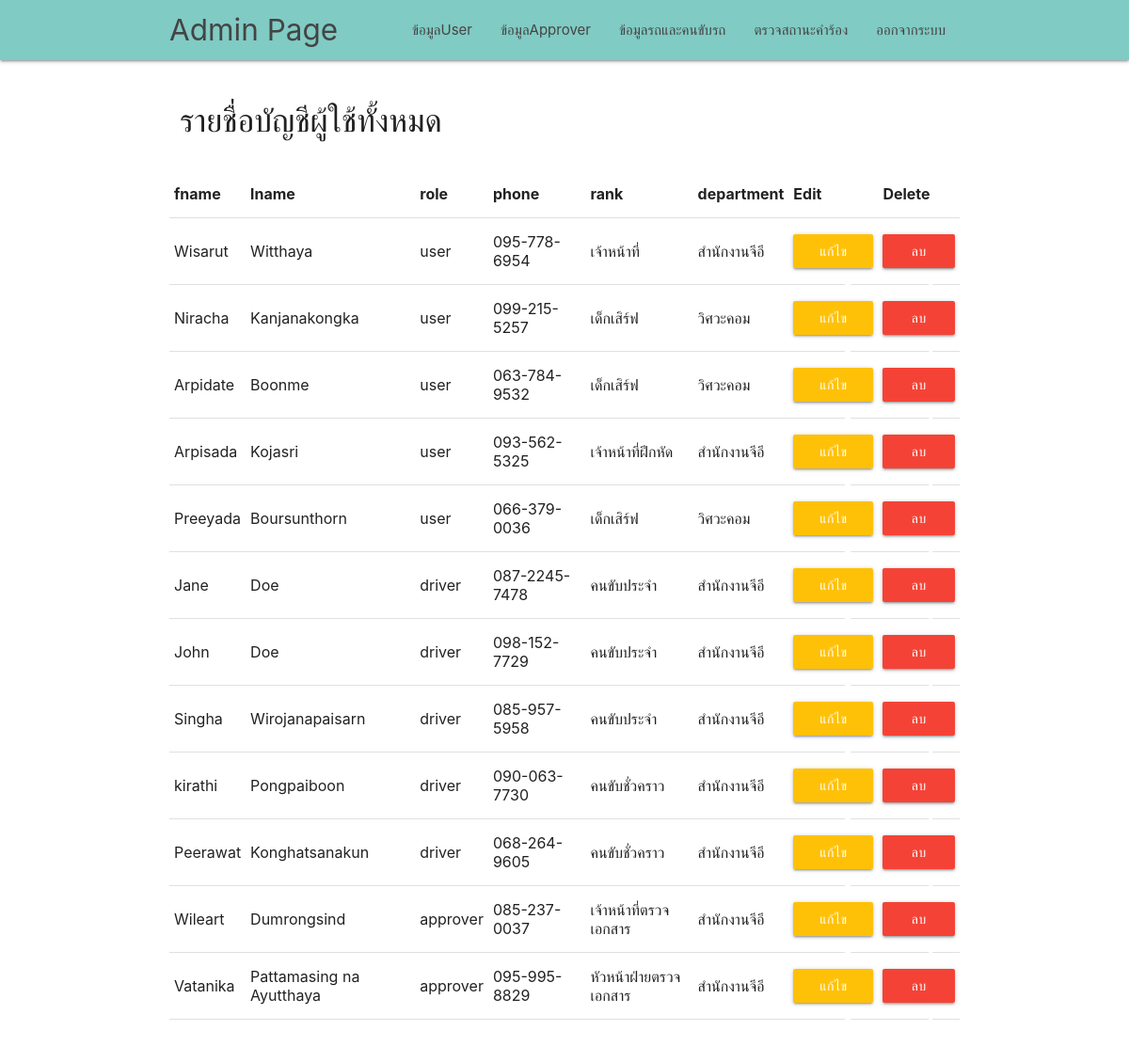
The app's page /admin/admin_page.php?alert=1 (signed in) with its own data.
### tables this page shows
CREATE TABLE `user` (
  `id` varchar(255) NOT NULL,
  `password` text NOT NULL,
  `fname` text NOT NULL,
  `lname` text NOT NULL,
  `role` text NOT NULL,
  `email` text NOT NULL,
  `phone` text NOT NULL,
  `rank` text NOT NULL,
  `department` text NOT NULL
);

### admin/admin_page.php (the view, shortened to what this page needs)
<?php
require './../server.php';
$sql = "SELECT * FROM user WHERE user.role != 'admin' ORDER BY user.role DESC";
$result = mysqli_query($connect, $sql);
?>
<!DOCTYPE html>
<html lang="en">
<head>
    <link href="../css/materialize.css" type="text/css" rel="stylesheet" media="screen,projection" />
    <link href="../css/style.css" type="text/css" rel="stylesheet" media="screen,projection" />
</head>
<body>
    <nav class="teal lighten-3" role="navigation">
        <div class="nav-wrapper container">
            <a id="logo-container" href="admin_page.php" class="brand-logo">Admin Page</a>
            <ul class="right hide-on-med-and-down">
                <li><a href="show_user.php">ข้อมูลUser</a></li>
                <li><a href="show_approver.php">ข้อมูลApprover</a></li>
                <li><a href="show_driver_car.php">ข้อมูลรถและคนขับรถ</a></li>
                <li><a href="#">ตรวจสถานะคำร้อง</a></li>
                <li><a href="../login.php">ออกจากระบบ</a></li>
            </ul>
        </div>
    </nav>
    <div class="container">
        <br>
        <div class="row">
            <div class="col 6">
                <h4>รายชื่อบัญชีผู้ใช้ทั้งหมด</h4>
            </div>
            <br>
        </div>
        <table class="responsive-table">
            <thead>
                <tr>
                    <th>fname</th>
                    <th>lname</th>
                    <th>role</th>
                    <th>phone</th>
                    <th>rank</th>
                    <th>department</th>
                    <th>Edit</th>
                    <th>Delete</th>
                </tr>
            </thead>
            <tbody>
                <?php while ($row = mysqli_fetch_array($result)) {  ?>
                    <tr>
                        <td><?php echo $row['fname'] ?></td>
                        <td><?php echo $row['lname'] ?></td>
                        <td><?php echo $row['role'] ?></td>
                        <td><?php echo $row['phone'] ?></td>
                        <td><?php echo $row['rank'] ?></td>
                        <td><?php echo $row['department'] ?></td>
                        <td>
                            <a>
                                <button type="submit" form="ee" class="btn amber darken-4-effect amber darken-4-light">แก้ไข
                                    <i class="material-icons right">border_color</i>
                                </button>
                            </a>
                        </td>
                        <td>
                            <a>
                                <button id="lob" type="submit" form="ee" class="btn red accent-4-effect red accent-4-light">ลบ
                                    <i class="material-icons right">close</i>
                                </button>
                            </a>
                        </td>
                    </tr>
                <?php } ?>
            </tbody>
        </table>
        <br><br><br>
    </div>
</body>
</html>

### css/style.css (style rules this page uses)
nav ul a, nav .brand-logo { color: #444; }

### admin/admin_page.php (style rules this page uses)
#lob { background color: red; }

### records on screen
user: fname "Wisarut", lname "Witthaya", role "user", phone "095-778-6954", rank "เจ้าหน้าที่", department "สำนักงานจีอี"
user: fname "Niracha", lname "Kanjanakongka", role "user", phone "099-215-5257", rank "เด็กเสิร์ฟ", department "วิศวะคอม"
user: fname "Arpidate", lname "Boonme", role "user", phone "063-784-9532", rank "เด็กเสิร์ฟ", department "วิศวะคอม"
user: fname "Arpisada", lname "Kojasri", role "user", phone "093-562-5325", rank "เจ้าหน้าที่ฝึกหัด", department "สำนักงานจีอี"
user: fname "Preeyada", lname "Boursunthorn", role "user", phone "066-379-0036", rank "เด็กเสิร์ฟ", department "วิศวะคอม"
user: fname "Jane", lname "Doe", role "driver", phone "087-2245-7478", rank "คนขับประจำ", department "สำนักงานจีอี"
user: fname "John", lname "Doe", role "driver", phone "098-152-7729", rank "คนขับประจำ", department "สำนักงานจีอี"
user: fname "Singha", lname "Wirojanapaisarn", role "driver", phone "085-957-5958", rank "คนขับประจำ", department "สำนักงานจีอี"
user: fname "kirathi", lname "Pongpaiboon", role "driver", phone "090-063-7730", rank "คนขับชั่วคราว", department "สำนักงานจีอี"
user: fname "Peerawat", lname "Konghatsanakun", role "driver", phone "068-264-9605", rank "คนขับชั่วคราว", department "สำนักงานจีอี"
user: fname "Wileart", lname "Dumrongsind", role "approver", phone "085-237-0037", rank "เจ้าหน้าที่ตรวจเอกสาร", department "สำนักงานจีอี"
user: fname "Vatanika", lname "Pattamasing na Ayutthaya", role "approver", phone "095-995-8829", rank "หัวหน้าฝ่ายตรวจเอกสาร", department "สำนักงานจีอี"
